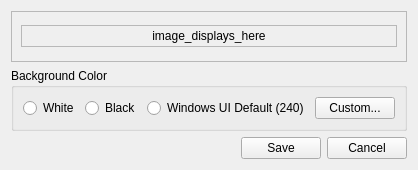
<?xml version="1.0" encoding="UTF-8"?>
<ui version="4.0">
 <class>Form</class>
 <widget class="QWidget" name="Form">
  <property name="geometry">
   <rect>
    <x>0</x>
    <y>0</y>
    <width>407</width>
    <height>170</height>
   </rect>
  </property>
  <property name="windowTitle">
   <string>Form</string>
  </property>
  <layout class="QVBoxLayout" name="verticalLayout_3">
   <item>
    <widget class="QFrame" name="vframe_preview">
     <property name="frameShape">
      <enum>QFrame::StyledPanel</enum>
     </property>
     <property name="frameShadow">
      <enum>QFrame::Raised</enum>
     </property>
     <layout class="QVBoxLayout" name="verticalLayout">
      <item>
       <spacer name="verticalSpacer">
        <property name="orientation">
         <enum>Qt::Vertical</enum>
        </property>
        <property name="sizeHint" stdset="0">
         <size>
          <width>20</width>
          <height>242</height>
         </size>
        </property>
       </spacer>
      </item>
      <item>
       <widget class="QFrame" name="hframe_preview">
        <property name="frameShape">
         <enum>QFrame::StyledPanel</enum>
        </property>
        <property name="frameShadow">
         <enum>QFrame::Raised</enum>
        </property>
        <layout class="QHBoxLayout" name="horizontalLayout_6">
         <property name="spacing">
          <number>0</number>
         </property>
         <property name="leftMargin">
          <number>0</number>
         </property>
         <property name="topMargin">
          <number>0</number>
         </property>
         <property name="rightMargin">
          <number>0</number>
         </property>
         <property name="bottomMargin">
          <number>0</number>
         </property>
         <item>
          <spacer name="horizontalSpacer_3">
           <property name="orientation">
            <enum>Qt::Horizontal</enum>
           </property>
           <property name="sizeHint" stdset="0">
            <size>
             <width>0</width>
             <height>20</height>
            </size>
           </property>
          </spacer>
         </item>
         <item>
          <widget class="QLabel" name="img_preview_label">
           <property name="frameShape">
            <enum>QFrame::NoFrame</enum>
           </property>
           <property name="text">
            <string>image_displays_here</string>
           </property>
           <property name="alignment">
            <set>Qt::AlignCenter</set>
           </property>
          </widget>
         </item>
         <item>
          <spacer name="horizontalSpacer_4">
           <property name="orientation">
            <enum>Qt::Horizontal</enum>
           </property>
           <property name="sizeHint" stdset="0">
            <size>
             <width>0</width>
             <height>20</height>
            </size>
           </property>
          </spacer>
         </item>
        </layout>
       </widget>
      </item>
      <item>
       <spacer name="verticalSpacer_2">
        <property name="orientation">
         <enum>Qt::Vertical</enum>
        </property>
        <property name="sizeHint" stdset="0">
         <size>
          <width>20</width>
          <height>242</height>
         </size>
        </property>
       </spacer>
      </item>
     </layout>
    </widget>
   </item>
   <item>
    <widget class="QGroupBox" name="groupBox">
     <property name="title">
      <string>Background Color</string>
     </property>
     <layout class="QHBoxLayout" name="horizontalLayout_2">
      <item>
       <widget class="QRadioButton" name="radio_white">
        <property name="text">
         <string>White</string>
        </property>
       </widget>
      </item>
      <item>
       <widget class="QRadioButton" name="radio_black">
        <property name="text">
         <string>Black</string>
        </property>
       </widget>
      </item>
      <item>
       <widget class="QRadioButton" name="radio_default">
        <property name="text">
         <string>Windows UI Default (240)</string>
        </property>
       </widget>
      </item>
      <item>
       <spacer name="horizontalSpacer_2">
        <property name="orientation">
         <enum>Qt::Horizontal</enum>
        </property>
        <property name="sizeHint" stdset="0">
         <size>
          <width>40</width>
          <height>20</height>
         </size>
        </property>
       </spacer>
      </item>
      <item>
       <widget class="QPushButton" name="custom_color_button">
        <property name="text">
         <string>Custom...</string>
        </property>
       </widget>
      </item>
     </layout>
    </widget>
   </item>
   <item>
    <layout class="QHBoxLayout" name="horizontalLayout">
     <item>
      <spacer name="horizontalSpacer">
       <property name="orientation">
        <enum>Qt::Horizontal</enum>
       </property>
       <property name="sizeHint" stdset="0">
        <size>
         <width>40</width>
         <height>20</height>
        </size>
       </property>
      </spacer>
     </item>
     <item>
      <widget class="QPushButton" name="save_button">
       <property name="text">
        <string>Save</string>
       </property>
      </widget>
     </item>
     <item>
      <widget class="QPushButton" name="close_button">
       <property name="text">
        <string>Cancel</string>
       </property>
      </widget>
     </item>
    </layout>
   </item>
  </layout>
 </widget>
 <resources/>
 <connections/>
</ui>
